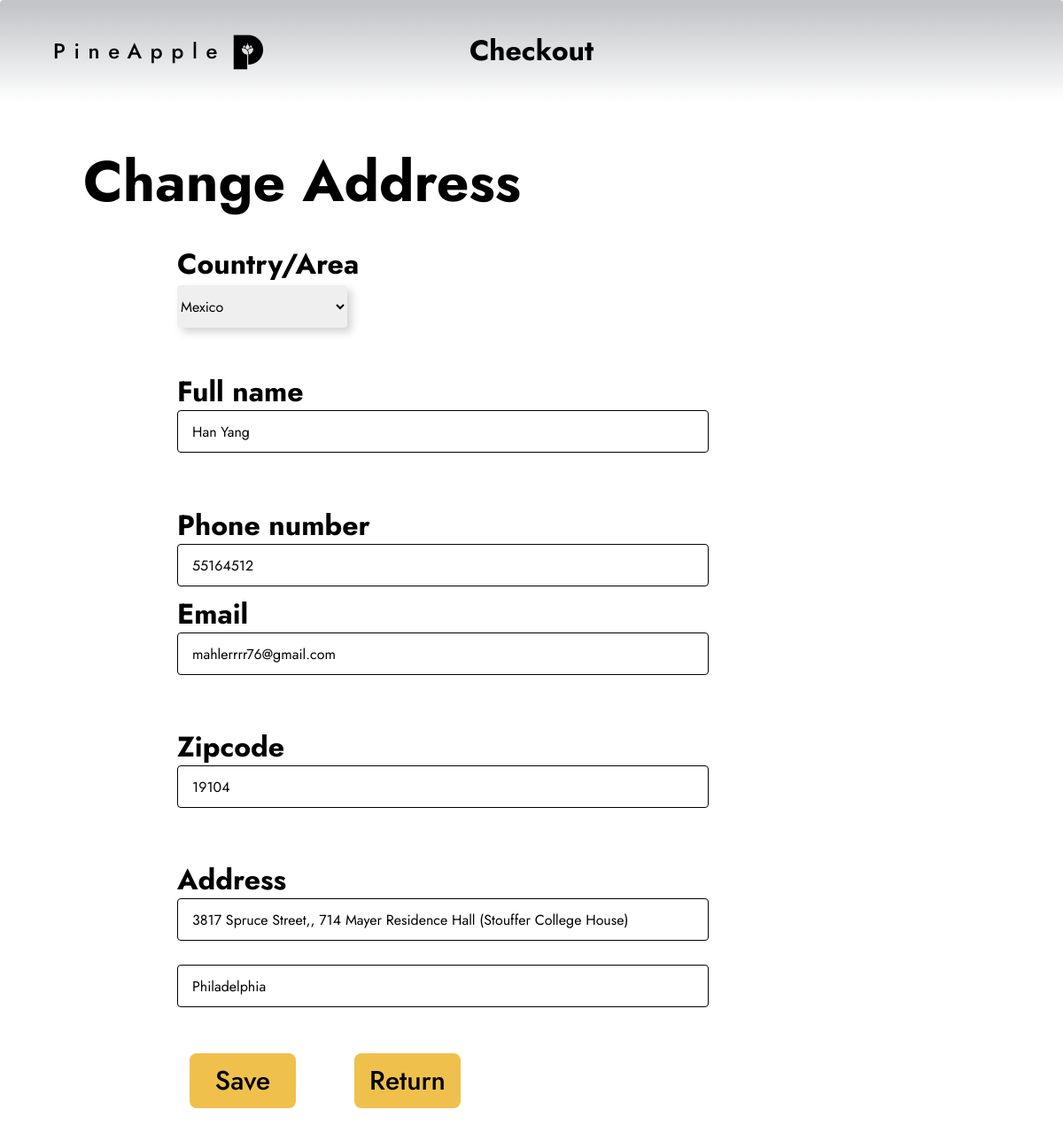
The app's page /change-address.php (signed in) with its own data.
### tables this page shows
CREATE TABLE IF NOT EXISTS `table_user` (
  `id` int NOT NULL AUTO_INCREMENT,
  `name` varchar(255) NOT NULL,
  `address` text NOT NULL,
  `city` varchar(30) NOT NULL,
  `country` varchar(30) NOT NULL,
  `zip` varchar(30) NOT NULL,
  `phone` varchar(30) NOT NULL,
  `email` varchar(255) NOT NULL,
  `pass` varchar(32) NOT NULL,
  PRIMARY KEY (`id`)
);

### classess/Customer.php (called while the page is built, shortened)
<?php
$filepath = realpath(dirname(__FILE__));
include_once ($filepath.'/../lib/Database.php');
?>
<?php
class Customer{
	private $db;
	public function __construct()
	{
		$this->db = new Database();
	}
	public function getCustomerData($id){
		$query = "SELECT * FROM table_user WHERE id = '$id'";
		$result = $this->db->select($query);
		return $result;
	}
}
?>

### lib/Database.php (called while the page is built, shortened)
<?php
Class Database{
 public $host   = DB_HOST;
 public $user   = DB_USER;
 public $pass   = DB_PASS;
 public $dbname = DB_NAME;
 public $link;
private function connectDB(){
 $this->link = new mysqli($this->host, $this->user, $this->pass,
  $this->dbname);
 }
public function select($query){
  $result = $this->link->query($query) or
   die($this->link->error.__LINE__);
  if($result->num_rows > 0){
    return $result;
  } else {
    return false;
  }
 }
}

### lib/Session.php (called while the page is built, shortened)
<?php
class Session{
 public static function get($key){
  if (isset($_SESSION[$key])) {
   return $_SESSION[$key];
  } else {
   return false;
  }
 }
}
?>

### change-address.php (the view, shortened to what this page needs)
<?php
include 'lib/Session.php';
include 'lib/Database.php';
$cmr = new Customer();
?>
<!DOCTYPE html>
<html lang="en">
  <head>
    <link
      rel="stylesheet"
      href="https://unpkg.com/animate.css@4.1.1/animate.css"
    />
    <link
      rel="stylesheet"
      href="https://unpkg.com/@teleporthq/teleport-custom-scripts/dist/style.css"
    />
  </head>
  <body>
    <link rel="stylesheet" href="./style.css" />
    <div>
      <link href="./change-address.css" rel="stylesheet" />
      <div class="change-address-container">
        <div class="change-address-container1">
          <div class="change-address-container2">
            <a href="index.php">
              <div
                class="logo-container navbar-logo-title logo-root-class-name13">
                <span class="logo-logo-center Logo navbar-logo-title">
                  <span>PineApple</span>
                </span>
                <img
                  alt="image"
                  src="public/Pineapple Icons/logo_no_bg_2-200h.png"
                  class="logo-image"
                />
              </div>
            </a>
            <h1>Checkout</h1>
          </div>
          <?php
    		    $id = Session::get("cmrId");
    		    $getdata = $cmr->getCustomerData($id);
    		    if ($getdata) {
    			    while ($result = $getdata->fetch_assoc()) {
    		 ?>
          <form action="" method="post">
            <div class="change-address-container3">
              <h1 class="change-address-text1">Change Address
              </h1>
              <div class="change-address-container4">
                <div class="change-address-container5">
                  <input name = "name" type="text" class="change-address-textinput input" value="<?php echo $result['name'];?>"/>
                  <h1 class="change-address-text2">Full name</h1>
                </div>
              </div>
              <div class="change-address-container6">
                <input name = "phone" type="text" class="change-address-textinput1 input" value="<?php echo $result['phone'];?>"/>
                <h1 class="change-address-text4">Phone number</h1>
              </div>
              <div class="change-address-container8">
                <input name = "email" type="text" class="change-address-textinput4 input" value="<?php echo $result['email'];?>"/>
                <h1 class="change-address-text6">Email</h1>
              </div>
              <div class="change-address-container7">
                <input name = "address" type="text" placeholder="address" class="change-address-textinput2 input" value="<?php echo $result['address'];?>"/>
                <h1 class="change-address-text5">Address</h1>
                <input name = "city" type="text" placeholder="city" class="change-address-textinput3 input" value="<?php echo $result['city'];?>"/>
              </div>
              <div class="change-address-container9">
                <input name = "zip" type="text" class="change-address-textinput4 input" value="<?php echo $result['zip'];?>"/>
                <h1 class="change-address-text6">Zipcode</h1>
              </div>
              <div class="change-address-ct1">
                  <h1 class="change-address-text3">Country/Area</h1>
                  <select name="country" size="1" class="change-address-select"> <?php $countries = [ "China", "China HK", "United States", "Canada", "United Kingdom", "Australia", "Germany", "France", "Italy", "Spain", "Brazil", "India", "Japan", "South Korea", "South Africa", "Mexico", "Russia", "Argentina", "Belgium", "Chile", "Denmark", "Egypt", "Finland", "Greece", "Hungary", "Indonesia", "Jamaica", "Kenya", "Luxembourg", "Malaysia", "Netherlands", "Oman", "Portugal", "Qatar", "Romania", "Sweden", "Thailand", "Ukraine", "Vietnam", "Yemen", "Zimbabwe" ];
                    foreach ($countries as $country) {
                      echo '<option value="'.$country.'"'.($country == $result['country'] ? ' selected="selected"' : '').'>'.$country.'</option>';
                    } ?>
                  </select>
                </div>
              <input type="submit" name="submit" value="Save" class="change-address-navlink1 navbar-link">
              <a type="button" href="payment.php" class="change-address-navlink9 navbar-link">
                Return
              </a>
            </div>
          </form>
          <?php }} ?>
        </div>
      </div>
    </div>
  </body>
</html>

### style.css (style rules this page uses)
:root { --dl-color-gray-500: #595959; --dl-color-gray-700: #999999; --dl-color-gray-900: #D9D9D9; --dl-color-gray-950: #e5e5e5ff; --dl-size-size-large: 144px; --dl-size-size-small: 48px; --dl-color-gray-black: #000000; --dl-color-gray-white: #FFFFFF; --dl-size-size-medium: 96px; --dl-size-size-xlarge: 192px; --dl-size-size-xsmall: 16px; --dl-space-space-unit: 16px; --dl-size-size-xxlarge: 288px; --dl-color-gray-black50: #00000080; --dl-color-gray-black60: #00000099; --dl-color-gray-black80: #000000cc; --dl-color-pallet-green: #dfe7ddff; --dl-size-size-maxwidth: 1328px; --dl-color-pallet-yellow: #efc14cff; --dl-radius-radius-round: 50%; --dl-color-pallet-warning: #c92323ff; --dl-space-space-halfunit: 8px; --dl-space-space-sixunits: 96px; --dl-space-space-twounits: 32px; --dl-radius-radius-radius2: 2px; --dl-radius-radius-radius4: 4px; --dl-radius-radius-radius8: 8px; --dl-space-space-fiveunits: 80px; --dl-space-space-fourunits: 64px; --dl-space-space-threeunits: 48px; --dl-space-space-oneandhalfunits: 24px; }
.input { color: var(--dl-color-gray-white); cursor: auto; outline: none; padding: 0.5rem 1rem; background-color: var(--dl-color-pallet-green); }
.navbar-link { color: rgba(0, 0, 0, 1); cursor: pointer; height: auto; font-size: 13px; text-align: left; transition: 0.3s; font-family: Jost; font-weight: 500; text-decoration: none; }
.navbar-logo-title { color: var(--dl-color-gray-black); cursor: pointer; height: auto; font-size: 24px; transition: 0.3s; font-family: Jost; font-weight: 500; line-height: 20px; margin-left: var(--dl-space-space-fourunits); margin-right: var(--dl-space-space-fourunits); letter-spacing: 0.4em; text-decoration: none; }
.Logo { font-size: 24px; font-family: "Jost"; font-weight: 500; line-height: 20; letter-spacing: 0.4; text-transform: capitalize; text-decoration: none; }

### change-address.php (style rules this page uses)
html { line-height: 1.15; }
body { margin: 0; }
* { box-sizing: border-box; border-width: 0; border-style: solid; }
p,li,ul,pre,div,h1,h2,h3,h4,h5,h6,figure,blockquote,figcaption { margin: 0; padding: 0; }
button,input,optgroup,select,textarea { font-family: inherit; font-size: 100%; line-height: 1.15; margin: 0; }
button,select { text-transform: none; }
button,[type="button"],[type="reset"],[type="submit"] { -webkit-appearance: button; }
a { color: inherit; text-decoration: inherit; }
input { padding: 2px 4px; }
img { display: block; }
html { scroll-behavior: smooth }
html { font-family: Jost; font-size: 16px; }
body { font-weight: 400; font-style:normal; text-decoration: none; text-transform: none; letter-spacing: 0.02; line-height: 1.55; color: var(--dl-color-gray-black); background-color: var(--dl-color-gray-white); }

### records on screen
table_user: name "Han Yang", phone "55164512", email "mahlerrrr76@gmail.com", address "3817 Spruce Street,, 714 Mayer Residence Hall (Stouffer College House)", city "Philadelphia", zip "19104", country "Mexico"
